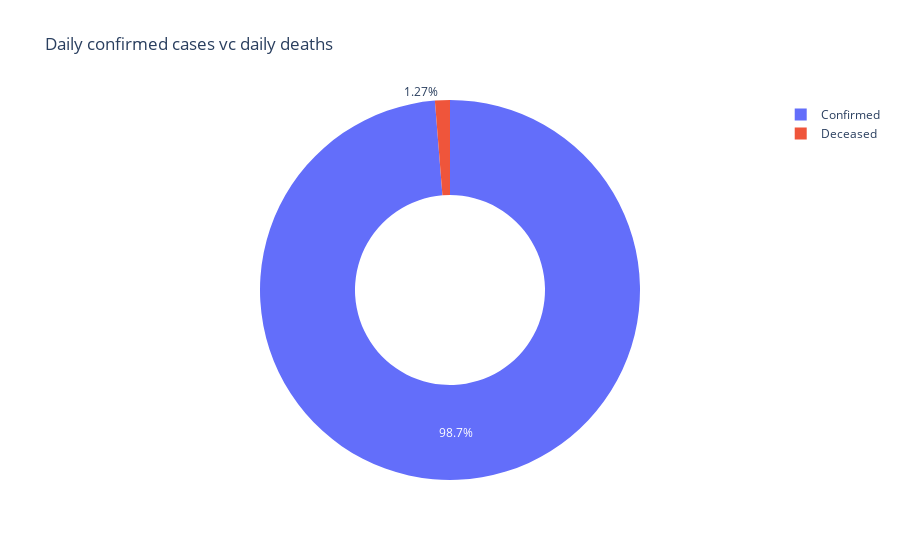

Source (notebook cell):
### Code cell
#now let's visualise death rate due to covid

cases = df['Daily Confirmed'].sum()
deceased = df['Daily Deceased'].sum()

labels=["Confirmed", "Deceased"]
values = [cases,deceased]

px.pie(df,values=values,names=labels,title="Daily confirmed cases vc daily deaths",hole=0.5)

### Figure 1 — Plotly figure (JSON) as saved in the notebook; plotly's stock layout.template omitted (floating-point values rounded to 4 significant figures)
{"data": [{"domain": {"x": [0, 1], "y": [0, 1]}, "hole": 0.5, "hovertemplate": "label=%{label}<br>value=%{value}<extra></extra>", "labels": ["Confirmed", "Deceased"], "legendgroup": "", "name": "", "showlegend": true, "type": "pie", "values": [37899299, 486649]}], "layout": {"legend": {"tracegroupgap": 0}, "title": {"text": "Daily confirmed cases vc daily deaths"}}}
